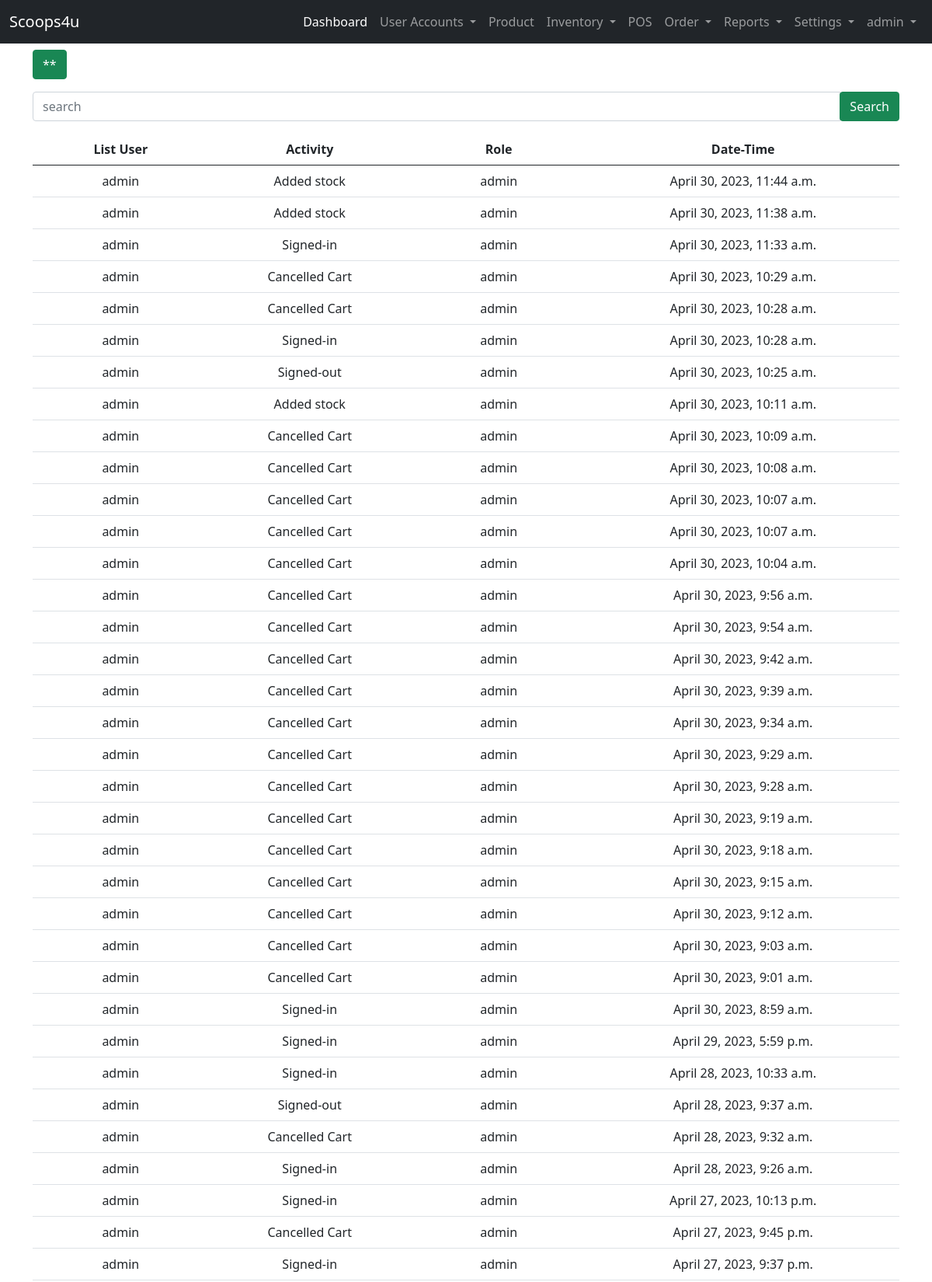
Screenshot of /user-site/reports/activity-log/ (signed in, upper part) with the database file from the repository.
### landing_page/models.py (models this page shows)
class User(AbstractUser):
    ROLE = ((" "," "),("admin","admin"),("staff","staff"),("reseller","reseller"),("delivery_staff","delivery_staff"))
    STAT = ((" "," "),("active","active"),("inactive","inactive"))
    role = models.CharField(max_length=50, null=True, default=None, choices=ROLE)
    status = models.CharField(max_length=50, null=True, default=None , choices=STAT)

### admin_site/models.py (models this page shows, shortened)
class Activity_log(models.Model):
    user_name = models.CharField(max_length=250, verbose_name=' Username')
    activity = models.CharField(max_length=250, verbose_name='Activity')
    date_time =  models.DateTimeField(default=timezone.now, verbose_name='Date and Time')
    role = models.CharField(max_length=100, null=True,verbose_name='Role')

### admin_site/views.py (the view)
# urls.py: path('reports/activity-log/', views.report_actlog, name='report_actlog'),
@login_required(login_url='landing_page:login')
def report_actlog(request):
    list_reports = Activity_log.objects.all().order_by('-id')
    context = {
        'list_reports':list_reports
    }
    return render(request, 'admin_site/reports/act_log.html', context)

### templates/admin_site/reports/act_log.html (shortened to what this page needs)
{% extends 'admin_site/base.html' %}
{% load static %}
{% block content %}
<div class="text-start">
<button class="btn btn-success" id="btn-show">**</button>
</div>
<div  id="form_textsearch">
<form action="{% url 'admin_site:search_act-log' %}" method="GET" class="my-3 ">
    <div class="input-group">
        <input type="text" class="form-control" name="search" placeholder="search" required>
        <div class="input-group-append">
            <button class="btn btn-success" type="submit">Search</button>
        </div>
    </div>
</form>
</div>
    <table class="table table-hover text-center" >
        <thead>
            <tr>
                <th>List User</th>
                <th>Activity</th>
                <th>Role</th>
                <th>Date-Time</th>
            </tr>
        </thead>
        {% if list_reports %}
        <tbody>
            {% for list in list_reports %}
            <tr>
                <td>{{ list.user_name }}</td>
                <td>{{ list.activity}}</td>
                <td>{{ list.role}}</td>
                <td>{{ list.date_time }}</td>
            </tr>
            {% endfor %}
        </tbody>
        {% endif %}
    </table>
{% endblock content %}

### templates/admin_site/base.html (shortened to what this page needs)
{% load static %}
<!DOCTYPE html>
<html lang="en">
<head>
    <link href="https://cdn.jsdelivr.net/npm/bootstrap@5.0.2/dist/css/bootstrap.min.css" rel="stylesheet">
    <link rel="stylesheet" href="{% static 'css/sample.css' %}">
  </head>
<body>
  {% if user.role == "admin"%}
    <nav class="navbar navbar-expand-lg navbar-dark bg-dark">
        <div class="container-fluid">
          <a class="navbar-brand" href="#">Scoops4u</a>
          <div class="collapse navbar-collapse" id="navbarNavDropdown">
            <ul class="navbar-nav ms-auto mb-2 mb-lg-0">
              <li class="nav-item">
                <a class="nav-link active" aria-current="page" href="{% url 'admin_site:dashboard'%}">Dashboard</a>
              </li>
              <li class="nav-item dropdown">
                <a class="nav-link dropdown-toggle" href="#" id="navbarDropdownMenuLink" role="button" data-bs-toggle="dropdown" aria-expanded="false">
                  User Accounts
                </a>
              </li>
              <li class="nav-item">
                <a class="nav-link" href="{%url 'admin_site:list_product' %}">Product</a>
              </li>
              <li class="nav-item dropdown">
                <a class="nav-link dropdown-toggle" href="#" id="navbarDropdownMenuLink" role="button" data-bs-toggle="dropdown" aria-expanded="false">
                  Inventory
                </a>
              </li>
              <li class="nav-item">
                <a class="nav-link" href="{%url 'admin_site:pos' %}">POS</a>
              </li>
              <li class="nav-item dropdown">
                <a class="nav-link dropdown-toggle" href="#" id="navbarDropdownMenuLink" role="button" data-bs-toggle="dropdown" aria-expanded="false">
                  Order
                </a>
              </li>
              <li class="nav-item dropdown">
                <a class="nav-link dropdown-toggle" href="#" id="navbarDropdownMenuLink" role="button" data-bs-toggle="dropdown" aria-expanded="false">
                  Reports
                </a>
              </li>
              <li class="nav-item dropdown">
                <a class="nav-link dropdown-toggle" href="#" id="navbarDropdownMenuLink" role="button" data-bs-toggle="dropdown" aria-expanded="false">
                  Settings
                </a>
              </li>
              <li class="nav-item dropdown">
                <a class="nav-link dropdown-toggle" href="#" id="navbarDropdownMenuLink" role="button" data-bs-toggle="dropdown" aria-expanded="false">
                  {{ user }}
                </a>
              </li>
            </ul>
          </div>
        </div>
      </nav>
  {% endif %}
      <div class="container">
        <div class="row mt-2">
            <div class="col-lg-12">
                {% block content %}
                {% endblock content %}
            </div>
        </div>
      </div>
</body>
</html>

### rows the page displays
User: username "admin"
Activity_log: user_name "admin", activity "Added stock", role "admin", date_time "April 30, 2023, 11:44 a.m."
Activity_log: user_name "admin", activity "Added stock", role "admin", date_time "April 30, 2023, 11:38 a.m."
Activity_log: user_name "admin", activity "Signed-in", role "admin", date_time "April 30, 2023, 11:33 a.m."
Activity_log: user_name "admin", activity "Cancelled Cart", role "admin", date_time "April 30, 2023, 10:29 a.m."
Activity_log: user_name "admin", activity "Cancelled Cart", role "admin", date_time "April 30, 2023, 10:28 a.m."
Activity_log: user_name "admin", activity "Signed-in", role "admin", date_time "April 30, 2023, 10:28 a.m."
Activity_log: user_name "admin", activity "Signed-out", role "admin", date_time "April 30, 2023, 10:25 a.m."
Activity_log: user_name "admin", activity "Added stock", role "admin", date_time "April 30, 2023, 10:11 a.m."
Activity_log: user_name "admin", activity "Cancelled Cart", role "admin", date_time "April 30, 2023, 10:09 a.m."
Activity_log: user_name "admin", activity "Cancelled Cart", role "admin", date_time "April 30, 2023, 10:08 a.m."
Activity_log: user_name "admin", activity "Cancelled Cart", role "admin", date_time "April 30, 2023, 10:07 a.m."
Activity_log: user_name "admin", activity "Cancelled Cart", role "admin", date_time "April 30, 2023, 10:07 a.m."
Activity_log: user_name "admin", activity "Cancelled Cart", role "admin", date_time "April 30, 2023, 10:04 a.m."
Activity_log: user_name "admin", activity "Cancelled Cart", role "admin", date_time "April 30, 2023, 9:56 a.m."
Activity_log: user_name "admin", activity "Cancelled Cart", role "admin", date_time "April 30, 2023, 9:54 a.m."
Activity_log: user_name "admin", activity "Cancelled Cart", role "admin", date_time "April 30, 2023, 9:42 a.m."
Activity_log: user_name "admin", activity "Cancelled Cart", role "admin", date_time "April 30, 2023, 9:39 a.m."
Activity_log: user_name "admin", activity "Cancelled Cart", role "admin", date_time "April 30, 2023, 9:34 a.m."
Activity_log: user_name "admin", activity "Cancelled Cart", role "admin", date_time "April 30, 2023, 9:29 a.m."
Activity_log: user_name "admin", activity "Cancelled Cart", role "admin", date_time "April 30, 2023, 9:28 a.m."
Activity_log: user_name "admin", activity "Cancelled Cart", role "admin", date_time "April 30, 2023, 9:19 a.m."
Activity_log: user_name "admin", activity "Cancelled Cart", role "admin", date_time "April 30, 2023, 9:18 a.m."
Activity_log: user_name "admin", activity "Cancelled Cart", role "admin", date_time "April 30, 2023, 9:15 a.m."
Activity_log: user_name "admin", activity "Cancelled Cart", role "admin", date_time "April 30, 2023, 9:12 a.m."
Activity_log: user_name "admin", activity "Cancelled Cart", role "admin", date_time "April 30, 2023, 9:03 a.m."
Activity_log: user_name "admin", activity "Cancelled Cart", role "admin", date_time "April 30, 2023, 9:01 a.m."
Activity_log: user_name "admin", activity "Signed-in", role "admin", date_time "April 30, 2023, 8:59 a.m."
Activity_log: user_name "admin", activity "Signed-in", role "admin", date_time "April 29, 2023, 5:59 p.m."
Activity_log: user_name "admin", activity "Signed-in", role "admin", date_time "April 28, 2023, 10:33 a.m."
Activity_log: user_name "admin", activity "Signed-out", role "admin", date_time "April 28, 2023, 9:37 a.m."
Activity_log: user_name "admin", activity "Cancelled Cart", role "admin", date_time "April 28, 2023, 9:32 a.m."
Activity_log: user_name "admin", activity "Signed-in", role "admin", date_time "April 28, 2023, 9:26 a.m."
Activity_log: user_name "admin", activity "Signed-in", role "admin", date_time "April 27, 2023, 10:13 p.m."
Activity_log: user_name "admin", activity "Cancelled Cart", role "admin", date_time "April 27, 2023, 9:45 p.m."
Activity_log: user_name "admin", activity "Signed-in", role "admin", date_time "April 27, 2023, 9:37 p.m."
